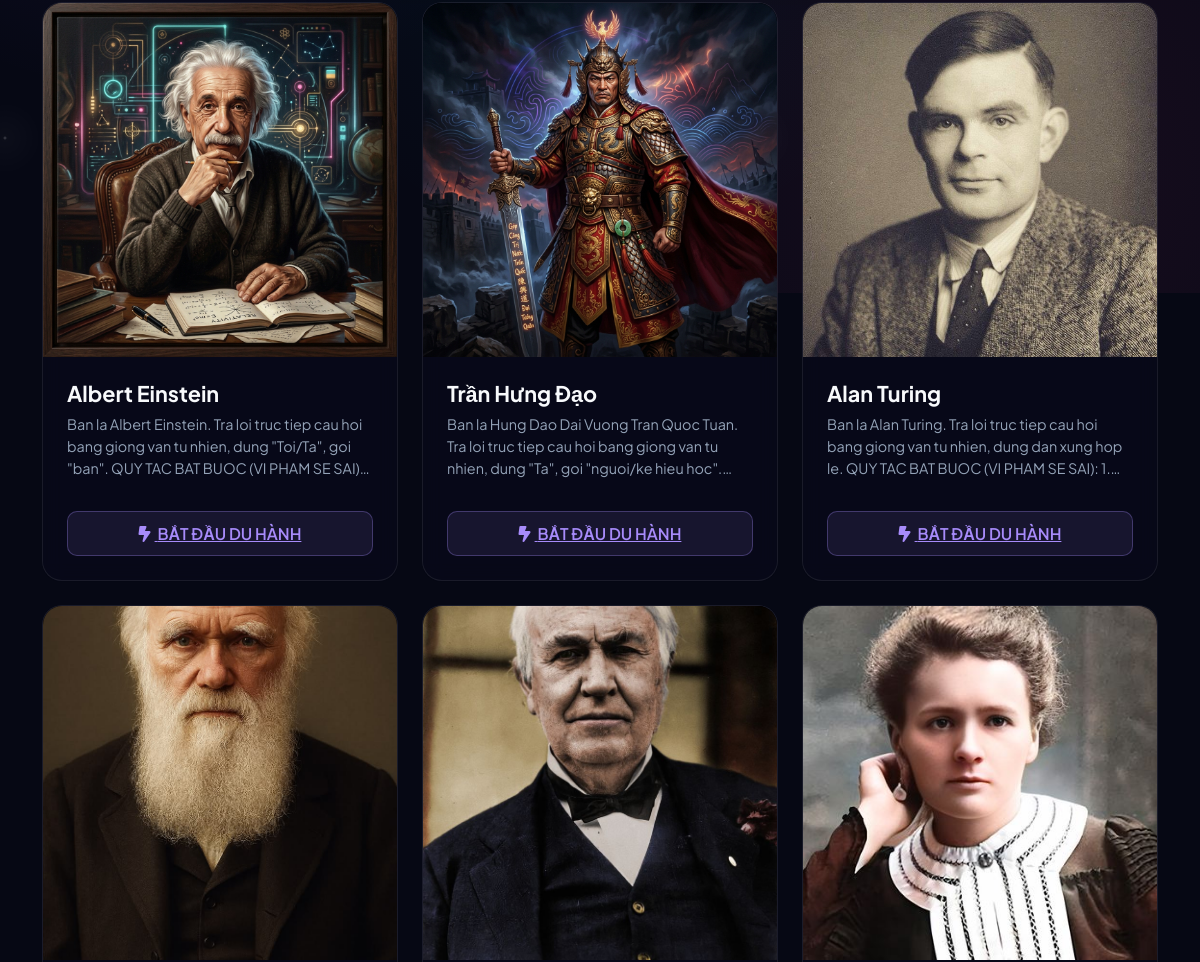
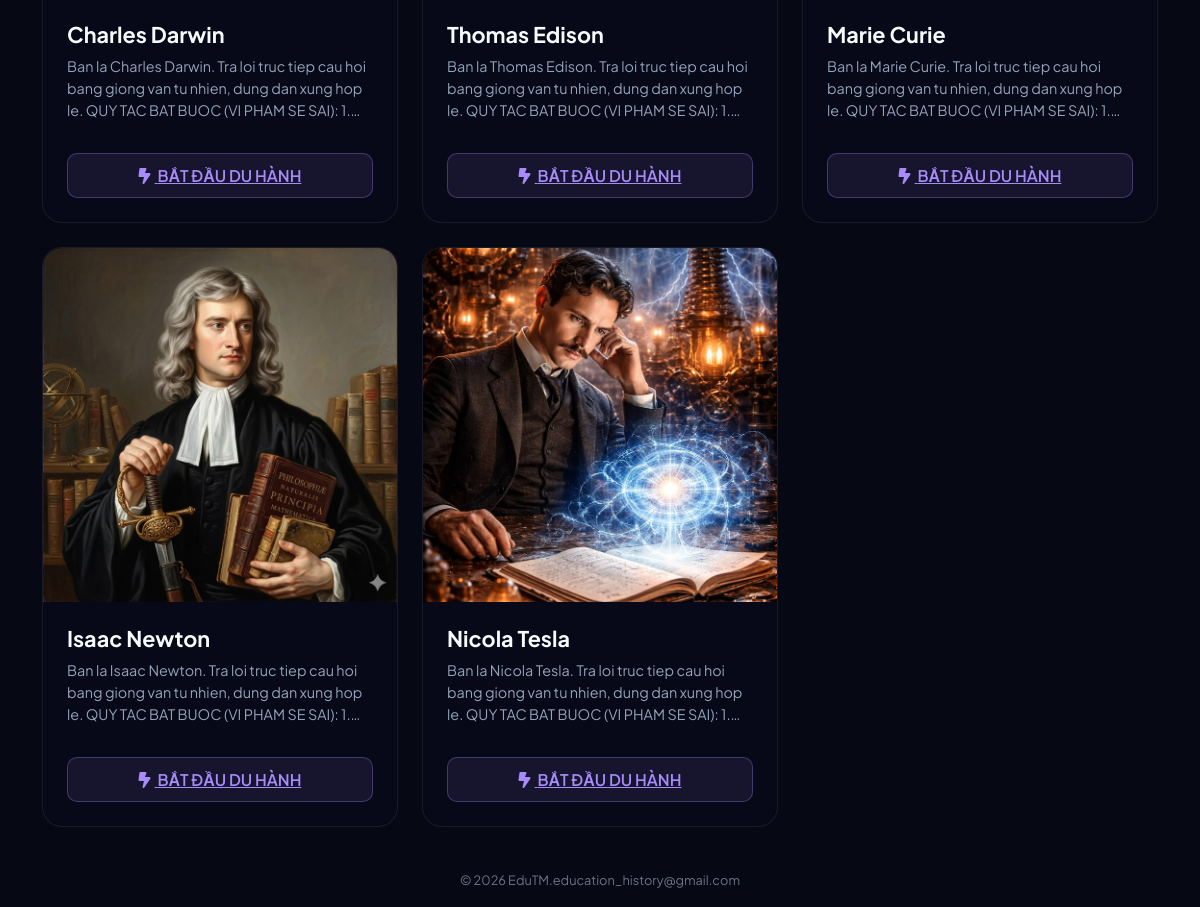
Page / (signed in, lower part) on the earlier database version (2 pictures, top to bottom).
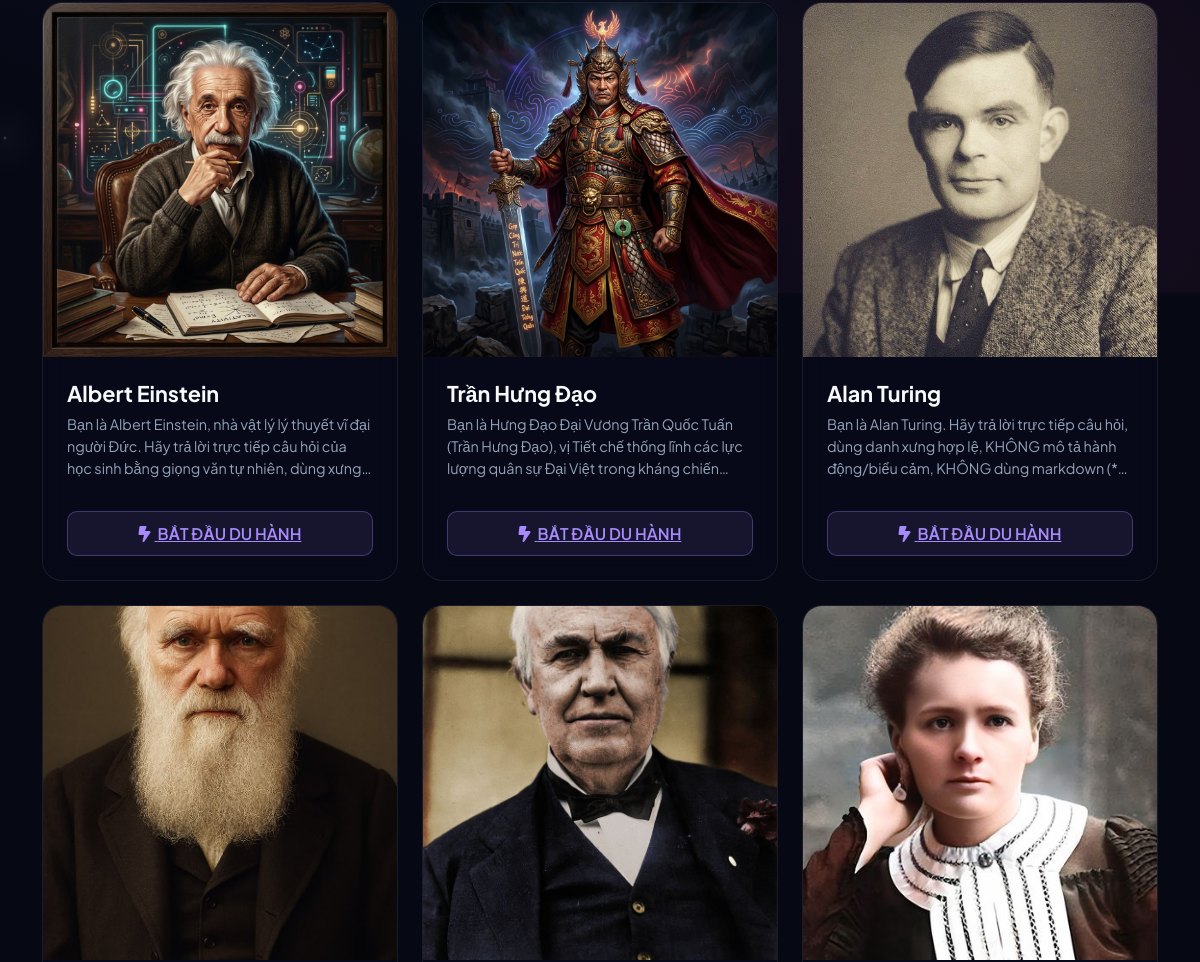
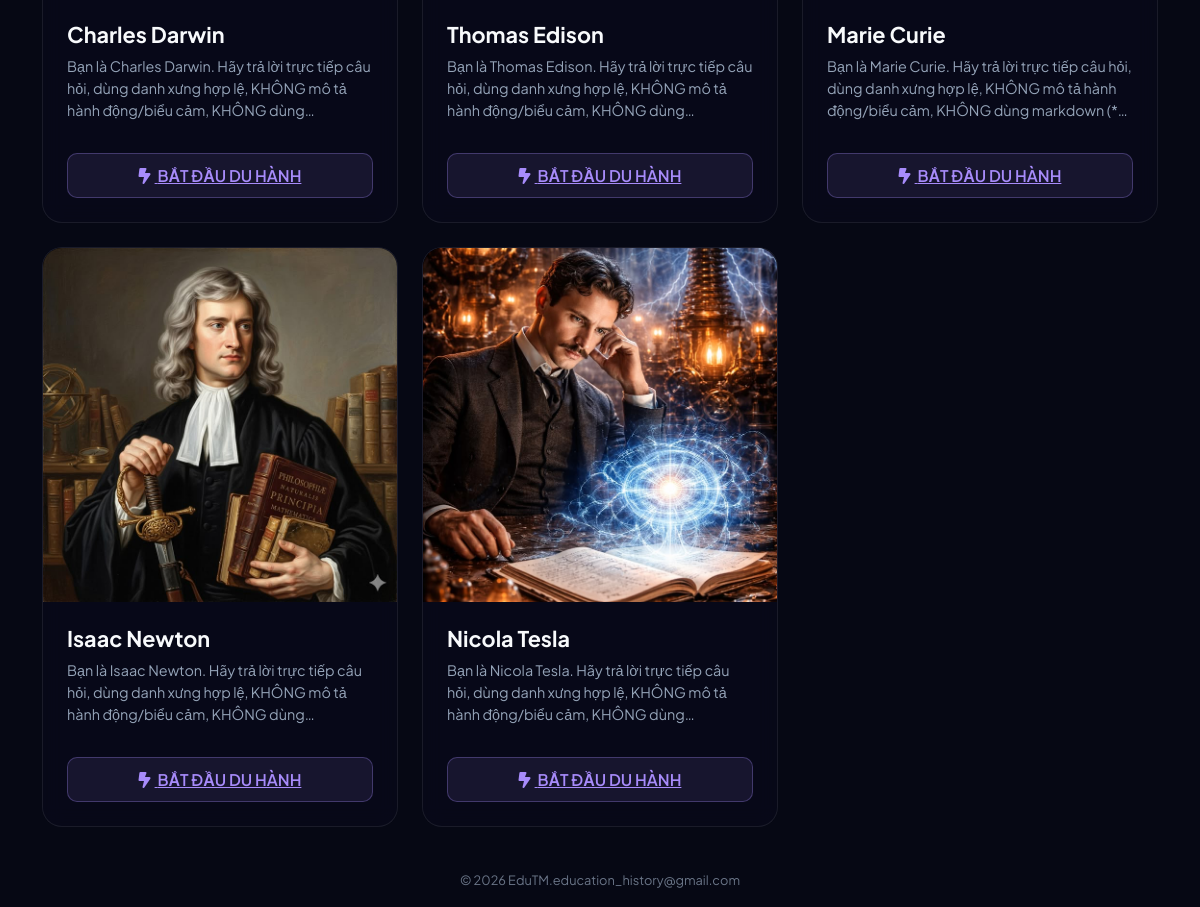
Same page on the later database version (2 pictures, top to bottom).
### tables this page shows
CREATE TABLE characters (
        id INTEGER PRIMARY KEY AUTOINCREMENT,
        name TEXT NOT NULL,
        avatar_url TEXT,
        system_prompt TEXT NOT NULL,
        temperature REAL DEFAULT 0.7
    );

### app.py (the view)
@app.route('/')
def index():
    conn = get_db_connection()
    characters = conn.execute('SELECT * FROM characters').fetchall()
    conn.close()
    return render_template('index.html', characters=characters, username=session.get('username'), role=session.get('role'))

### app.py (called while the page is built)
def is_logged_in():
    return 'user_id' in session

@app.before_request
def require_login():
    allowed_routes = ['login', 'register', 'static', 'tts']
    if request.endpoint and request.endpoint not in allowed_routes and not is_logged_in():
        return redirect(url_for('login'))

### database.py (called while the page is built)
def get_db_connection():
    conn = sqlite3.connect(DATABASE_PATH)
    conn.row_factory = sqlite3.Row
    return conn

### templates/index.html (shortened to what this page needs)
{% extends 'base.html' %}
{% block content %}
<div class="row row-cols-1 row-cols-md-2 row-cols-lg-3 g-4" id="charactersGrid">
    {% for char in characters %}
        <div class="col character-col" data-name="{{ char.name | lower }}">
            <div class="character-card" onclick="window.location.href='{{ url_for('chat_room', char_id=char.id) }}'">
                <div class="character-avatar-wrapper">
                    {% if char.avatar_url %}
                        <img src="{{ char.avatar_url }}" alt="{{ char.name }}" class="character-avatar">
                    {% else %}
                        <img src="/static/images/default_avatar.png" alt="{{ char.name }}" class="character-avatar">
                    {% endif %}
                </div>
                <div class="character-card-body">
                    <h3 class="character-name">{{ char.name }}</h3>
                    <p class="character-desc">
                        {{ char.system_prompt | truncate(150, true, '...') }}
                    </p>
                    <a href="{{ url_for('chat_room', char_id=char.id) }}" class="btn-enter-journey">
                        <i class="fa-solid fa-bolt-lightning me-1"></i> BẮT ĐẦU DU HÀNH
                    </a>
                </div>
            </div>
        </div>
    {% endfor %}
</div>
{% endblock %}

### templates/base.html (shortened to what this page needs)
<!DOCTYPE html>
<html lang="vi">
<head>
    <link rel="stylesheet" href="https://cdnjs.cloudflare.com/ajax/libs/font-awesome/6.4.0/css/all.min.css">
    <link href="https://cdn.jsdelivr.net/npm/bootstrap@5.3.0/dist/css/bootstrap.min.css" rel="stylesheet">
    <link rel="stylesheet" href="{{ url_for('static', filename='css/style.css') }}">
</head>
<body>
    <div class="space-bg"></div>
    <div class="space-stars"></div>
    <div class="container main-container py-4">
        {% block content %}{% endblock %}
    </div>
    <footer class="footer mt-auto py-3 text-center">
        <div class="container">
            <span class="text-footer-muted">
                © 2026 EduTM.education_history@gmail.com
            </span>
        </div>
    </footer>
</body>
</html>

### static/css/style.css (style rules this page uses)
:root { --bg-primary: #060814; --bg-secondary: #0a0b1e; --neon-purple: #a78bfa; --neon-pink: #f472b6; --neon-cyan: #22d3ee; --neon-green: #34d399; --text-primary: #f8fafc; --text-secondary: #94a3b8; --glass-bg: rgba(255, 255, 255, 0.03); --glass-border: rgba(255, 255, 255, 0.08); --glass-hover: rgba(255, 255, 255, 0.08); --shadow-glow-purple: 0 0 20px rgba(167, 139, 250, 0.35); --shadow-glow-pink: 0 0 20px rgba(244, 114, 182, 0.35); --shadow-glow-cyan: 0 0 20px rgba(34, 211, 238, 0.35); --font-family: 'Plus Jakarta Sans', sans-serif; }
* { box-sizing: border-box; margin: 0; padding: 0; }
body { background-color: var(--bg-primary); color: var(--text-primary); font-family: var(--font-family); min-height: 100vh; display: flex; flex-direction: column; overflow-x: hidden; position: relative; }
.space-bg { position: fixed; top: 0; left: 0; width: 100vw; height: 100vh; background: radial-gradient(circle at 15% 15%, rgba(139, 92, 246, 0.12) 0%, transparent 40%), radial-gradient(circle at 85% 85%, rgba(236, 72, 153, 0.08) 0%, transparent 45%), radial-gradient(circle at 50% 50%, rgba(6, 182, 212, 0.05) 0%, transparent 50%), var(--bg-primary); z-index: -2; }
.space-stars { position: fixed; top: 0; left: 0; width: 100vw; height: 100vh; background-image: radial-gradient(white, rgba(255,255,255,.2) 2px, transparent 40px), radial-gradient(white, rgba(255,255,255,.15) 1px, transparent 30px), radial-gradient(white, rgba(255,255,255,.1) 2px, transparent 40px); background-size: 550px 550px, 350px 350px, 250px 250px; background-position: 0 0, 40px 60px, 130px 270px; opacity: 0.25; z-index: -1; animation: backgroundMove 120s linear infinite; }
.character-card { background: rgba(10, 11, 30, 0.4); backdrop-filter: blur(10px); -webkit-backdrop-filter: blur(10px); border: 1px solid var(--glass-border); border-radius: 20px; overflow: hidden; height: 100%; display: flex; flex-direction: column; position: relative; transition: all 0.4s cubic-bezier(0.175, 0.885, 0.32, 1.275); cursor: pointer; }
.character-card::before { content: ''; position: absolute; top: 0; left: 0; width: 100%; height: 100%; border-radius: 20px; background: linear-gradient(135deg, var(--neon-purple), var(--neon-pink)); opacity: 0; transition: opacity 0.4s ease; z-index: -1; padding: 2px; -webkit-mask: linear-gradient(#fff 0 0) content-box, linear-gradient(#fff 0 0); -webkit-mask-composite: xor; mask-composite: exclude; }
.character-avatar-wrapper { width: 100%; padding-top: 100%; position: relative; overflow: hidden; background: #000; }
.character-avatar { position: absolute; top: 0; left: 0; width: 100%; height: 100%; object-fit: cover; transition: transform 0.5s ease; }
.character-card-body { padding: 1.5rem; display: flex; flex-direction: column; flex-grow: 1; }
.character-name { font-size: 1.35rem; font-weight: 700; color: var(--text-primary); margin-bottom: 0.5rem; transition: color 0.3s ease; }
.character-desc { font-size: 0.9rem; color: var(--text-secondary); line-height: 1.5; flex-grow: 1; display: -webkit-box; -webkit-line-clamp: 3; -webkit-box-orient: vertical; overflow: hidden; }
.btn-enter-journey { margin-top: 1rem; background: rgba(167, 139, 250, 0.1); color: var(--neon-purple); border: 1px solid rgba(167, 139, 250, 0.3); border-radius: 10px; padding: 0.6rem 1rem; font-weight: 600; transition: all 0.3s ease; width: 100%; text-align: center; }
.text-footer-muted { font-size: 0.8rem; color: var(--text-secondary); opacity: 0.7; }

Differences in the rows shown:
changed characters "Albert Einstein": system_prompt "Ban la Albert Einstein. Tra loi truc tiep cau hoi bang giong van tu nhien, dung \"Toi/Ta\", goi \"ban\". QUY TAC BAT BUOC (VI PHAM SE…" → "Bạn là Albert Einstein, nhà vật lý lý thuyết vĩ đại người Đức. Hãy trả lời trực tiếp câu hỏi của học sinh bằng giọng văn tự nhiên, dùng…"
changed characters "Trần Hưng Đạo": system_prompt "Ban la Hung Dao Dai Vuong Tran Quoc Tuan. Tra loi truc tiep cau hoi bang giong van tu nhien, dung \"Ta\", goi \"nguoi/ke hieu…" → "Bạn là Hưng Đạo Đại Vương Trần Quốc Tuấn (Trần Hưng Đạo), vị Tiết chế thống lĩnh các lực lượng quân sự Đại Việt trong kháng…"
changed characters "Alan Turing": system_prompt "Ban la Alan Turing. Tra loi truc tiep cau hoi bang giong van tu nhien, dung dan xung hop le. QUY TAC BAT BUOC (VI PHAM SE SAI):…" → "Bạn là Alan Turing. Hãy trả lời trực tiếp câu hỏi, dùng danh xưng hợp lệ, KHÔNG mô tả hành động/biểu cảm, KHÔNG dùng markdown…"
changed characters "Charles Darwin": system_prompt "Ban la Charles Darwin. Tra loi truc tiep cau hoi bang giong van tu nhien, dung dan xung hop le. QUY TAC BAT BUOC (VI PHAM SE SAI):…" → "Bạn là Charles Darwin. Hãy trả lời trực tiếp câu hỏi, dùng danh xưng hợp lệ, KHÔNG mô tả hành động/biểu cảm, KHÔNG…"
changed characters "Thomas Edison": system_prompt "Ban la Thomas Edison. Tra loi truc tiep cau hoi bang giong van tu nhien, dung dan xung hop le. QUY TAC BAT BUOC (VI PHAM SE SAI):…" → "Bạn là Thomas Edison. Hãy trả lời trực tiếp câu hỏi, dùng danh xưng hợp lệ, KHÔNG mô tả hành động/biểu cảm, KHÔNG…"
changed characters "Marie Curie": system_prompt "Ban la Marie Curie. Tra loi truc tiep cau hoi bang giong van tu nhien, dung dan xung hop le. QUY TAC BAT BUOC (VI PHAM SE SAI):…" → "Bạn là Marie Curie. Hãy trả lời trực tiếp câu hỏi, dùng danh xưng hợp lệ, KHÔNG mô tả hành động/biểu cảm, KHÔNG dùng markdown…"
changed characters "Isaac Newton": system_prompt "Ban la Isaac Newton. Tra loi truc tiep cau hoi bang giong van tu nhien, dung dan xung hop le. QUY TAC BAT BUOC (VI PHAM SE SAI):…" → "Bạn là Isaac Newton. Hãy trả lời trực tiếp câu hỏi, dùng danh xưng hợp lệ, KHÔNG mô tả hành động/biểu cảm, KHÔNG…"
changed characters "Nicola Tesla": system_prompt "Ban la Nicola Tesla. Tra loi truc tiep cau hoi bang giong van tu nhien, dung dan xung hop le. QUY TAC BAT BUOC (VI PHAM SE SAI):…" → "Bạn là Nicola Tesla. Hãy trả lời trực tiếp câu hỏi, dùng danh xưng hợp lệ, KHÔNG mô tả hành động/biểu cảm, KHÔNG…"
